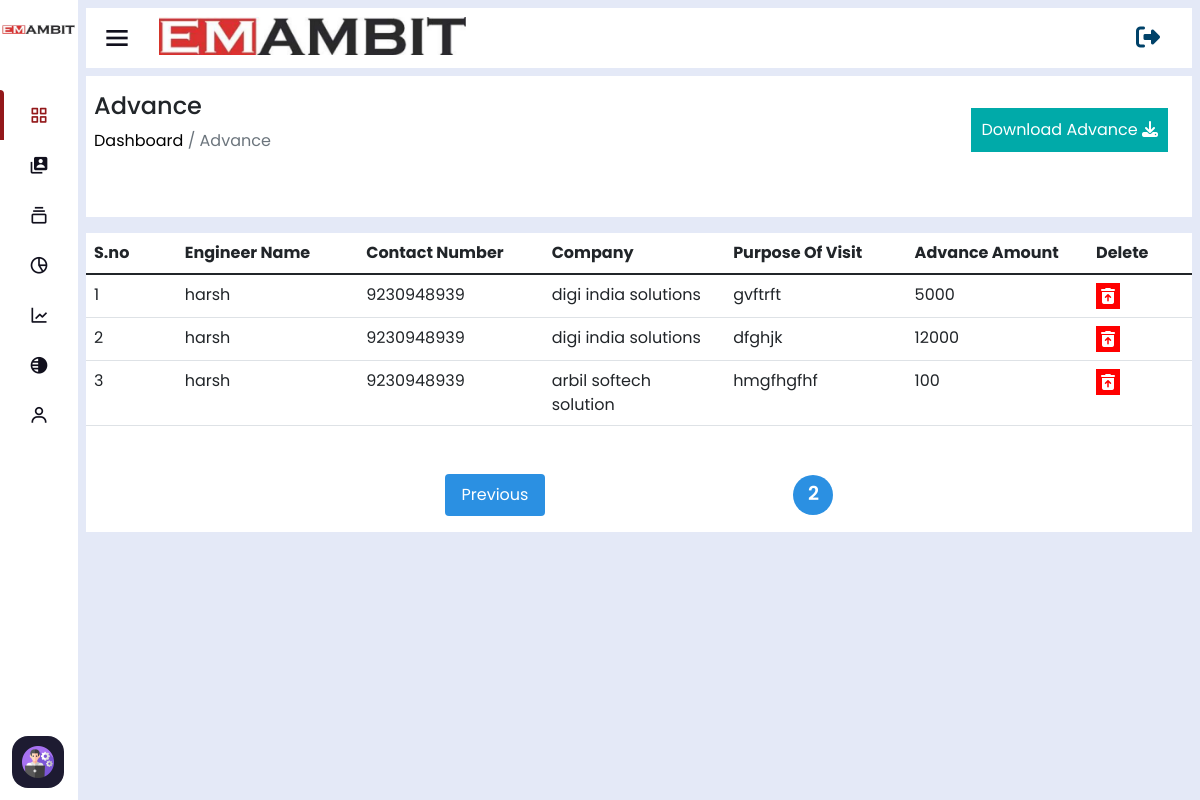
/view-advance/?page=2 (signed in), run on an earlier commit of the app's database.
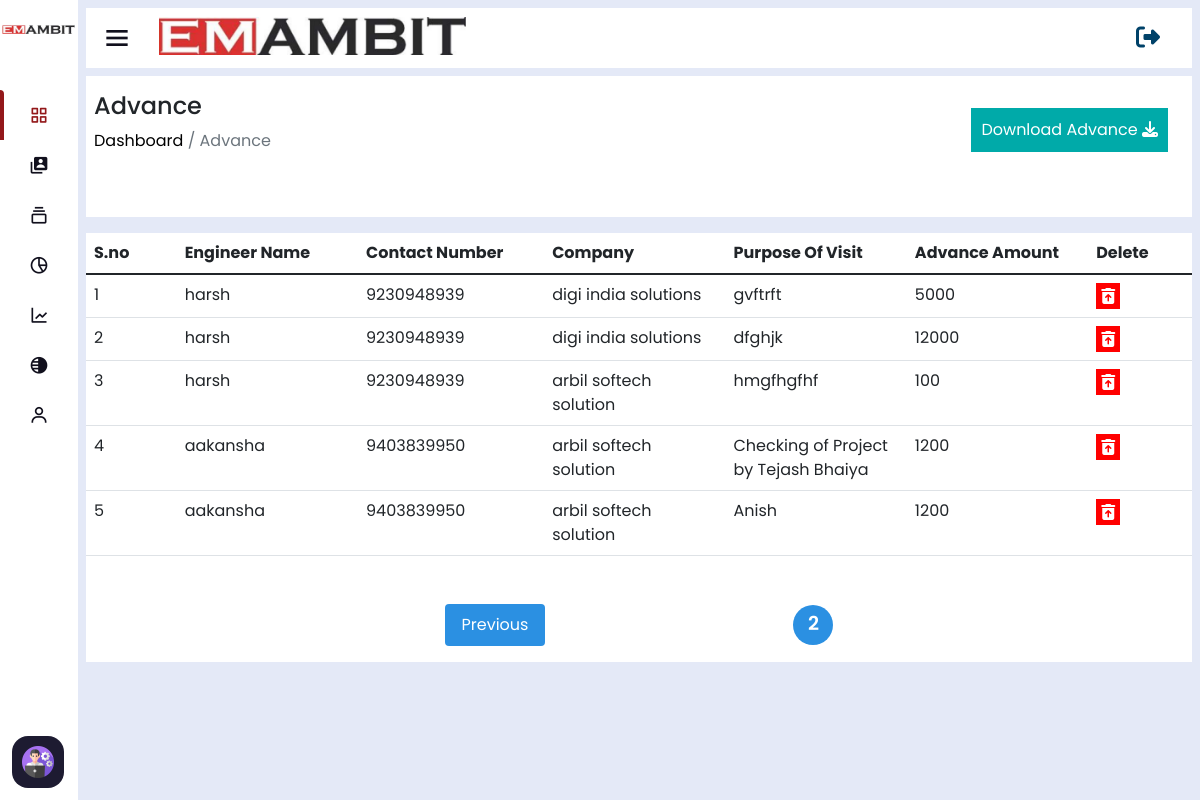
And on a later commit of the database.
### home/models.py (models this page shows, shortened)
class AdvanceMoney(models.Model):
    project_name=models.ForeignKey(AssignEngineer,on_delete=models.CASCADE)
    engineer_name=models.ForeignKey(CustomUser,on_delete=models.CASCADE)
    advance_amount=models.IntegerField(null=True,blank=True)

class CustomUser(AbstractUser):
    username = None
    email = models.EmailField(unique=True)
    user_phone = models.CharField(max_length=50,unique=True)
    user_address=models.CharField(max_length=50)
    user_gender=models.CharField(max_length=50)
    user_status=models.CharField(max_length=100,null=True,blank=True,default='Engineer')
    total_cost=models.IntegerField(default=0,null=True,blank=True)
    visible_password=models.CharField(max_length=254,null=True,blank=True)
    attendance_status=models.CharField(max_length=250,null=True,blank=True,default="A")
    USERNAME_FIELD = 'email'
    REQUIRED_FIELDS = []
    objects = CustomUserManager()

class AssignEngineer(models.Model):
    company_name=models.ForeignKey(ClientCompanyInfo,on_delete=models.CASCADE)
    manager_name=models.ForeignKey(CustomUser,on_delete=models.CASCADE,related_name='manager_assignments',default=None)
    engineer_one=models.ForeignKey(CustomUser,on_delete=models.CASCADE, null=True,blank=True,related_name='engineer_one_assignments')
    engineer_two=models.ForeignKey(CustomUser,on_delete=models.CASCADE,null=True,blank=True, related_name='engineer_two_assignments')
    engineer_three=models.ForeignKey(CustomUser,on_delete=models.CASCADE,null=True,blank=True, related_name='engineer_three_assignments')
    visit_purpose=models.CharField(max_length=254)
    machine_type=models.CharField(max_length=254)
    leave_date=models.CharField(max_length=254)
    reach_date=models.CharField(max_length=254)
    travel_by=models.ForeignKey(AddTravelBy,on_delete=models.CASCADE)
    timestampt=models.DateTimeField(auto_now_add=True,null=True,blank=True)
    ending_date=models.CharField(max_length=100,null=True,blank=True,default='Work on Progress')
    work_status=models.CharField(max_length=100,blank=True,null=True,default='Doing')
    project_link=models.CharField(max_length=1000,null=True,blank=True)
    download_link=models.CharField(max_length=254,null=True,blank=True)
    equipment = models.TextField(max_length=1000,null=True,blank=True)
    recived_equipment=models.TextField(max_length=1000,null=True,blank=True)
    recived_date=models.CharField(max_length=100,null=True,blank=True)

class ClientCompanyInfo(models.Model):
    company_name=models.CharField(max_length=200)
    company_phone=models.CharField(max_length=20)
    contact_person=models.CharField(max_length=250)
    company_email=models.CharField(max_length=254)
    company_gst=models.CharField(max_length=50)
    company_address=models.CharField(max_length=254)
    timestampt=models.DateTimeField(auto_now_add=True,null=True,blank=True)

### home/views.py (the view, shortened to what this page needs)
# urls.py: path('view-advance/',ViewAdvance_view),
def ViewAdvance_view(request):
    advance_data=AdvanceMoney.objects.all()
    p = Paginator(advance_data, 8)
    page_number = request.GET.get('page')
    try:
        page_obj = p.get_page(page_number)
    except PageNotAnInteger:
        page_obj = p.page(1)
    except EmptyPage:
        page_obj = p.page(p.num_pages)
    all_engineers=CustomUser.objects.all().exclude(is_staff=True)
    return render(request,'view-advance.html',{'advance_data':page_obj,'all_engineers':all_engineers})

### home/templates/view-advance.html (shortened to what this page needs)
<!DOCTYPE html>
<html lang="en" dir="ltr">
<head>
  {% include 'header-links.html' %}
</head>
<body>
  {% include 'header.html' %}
  {% if user.is_authenticated and user.is_superuser %}
  <section class="nav-section">
    {% include 'subtitle.html' %}
    <div class="breadcum">
        <div class="flex">
            <div>
                <h2>Advance</h2>
                <p> <a href="/">  Dashboard</a> / Advance</p>
            </div>
            {% if request.user.is_superuser %}
              {% if request.user.is_superuser %}
              <div class=" download-attendance">
                  <div class="button-btn">
                      <div class="button">
                          <span>Download Advance</span>
                          <a style="cursor: pointer;"><i class="fa-solid fa-download ii"></i></a>
                      </div>
                  </div>
              </div>
              {% endif %}
          </div>
            {% endif %}
        </div>
    <div class="assigned-works-table editable-table overflow-auto" style="background: white;">
        <div class="row">
            <div class="col-md-12">
                <table class="table large-table">
                    <thead>
                      <tr>
                        <th scope="col">S.no</th>
                        <th scope="col">Engineer Name</th>
                        <th scope="col">Contact Number</th>
                        <th scope="col">Company</th>
                        <th scope="col">Purpose Of Visit</th>
                        <th scope="col">Advance Amount</th>
                        <th scope="col">Delete</th>
                      </tr>
                    </thead>
                    <tbody>
                     {% for i in advance_data.object_list%}
                      <tr>
                        <td >{{forloop.counter}}</td>
                        <td>{{i.engineer_name.first_name}}</td>
                        <td>{{i.engineer_name.user_phone}}</td>
                        <td>{{i.project_name.company_name.company_name}}</td>
                        <td>{{i.project_name.visit_purpose}}</td>
                        <td>{{i.advance_amount}}</td>
                        <td>
                            <a href="/delete-advance/{{i.id}}"><i class="fa-solid fa-trash-can-arrow-up"></i></a>
                        </td>
                      </tr>
                       {% endfor %}
                    </tbody>
                </table>
                <div class="pagination">
                  {%if advance_data.has_previous %}
                      <a class="btn prev" href="?page={{advance_data.previous_page_number}}">Previous</a>
                  {% endif %}
                  <span class="num" >{{advance_data.number}}</span>
                </div>
            </div>
        </div>
    </div>
  </section>
  {% else %}
  <script>
      window.location.href='/page-note-found'
  </script>
  {% endif %}
</body>
</html>

What changed in the data, as far as the page shows it:
added AdvanceMoney: engineer_name.first_name "aakansha", engineer_name.user_phone "9403839950", project_name.company_name.company_name "arbil softech solution", project_name.visit_purpose "Checking of Project by Tejash Bhaiya", advance_amount "1200"
added AdvanceMoney: engineer_name.first_name "aakansha", engineer_name.user_phone "9403839950", project_name.company_name.company_name "arbil softech solution", project_name.visit_purpose "Anish", advance_amount "1200"
